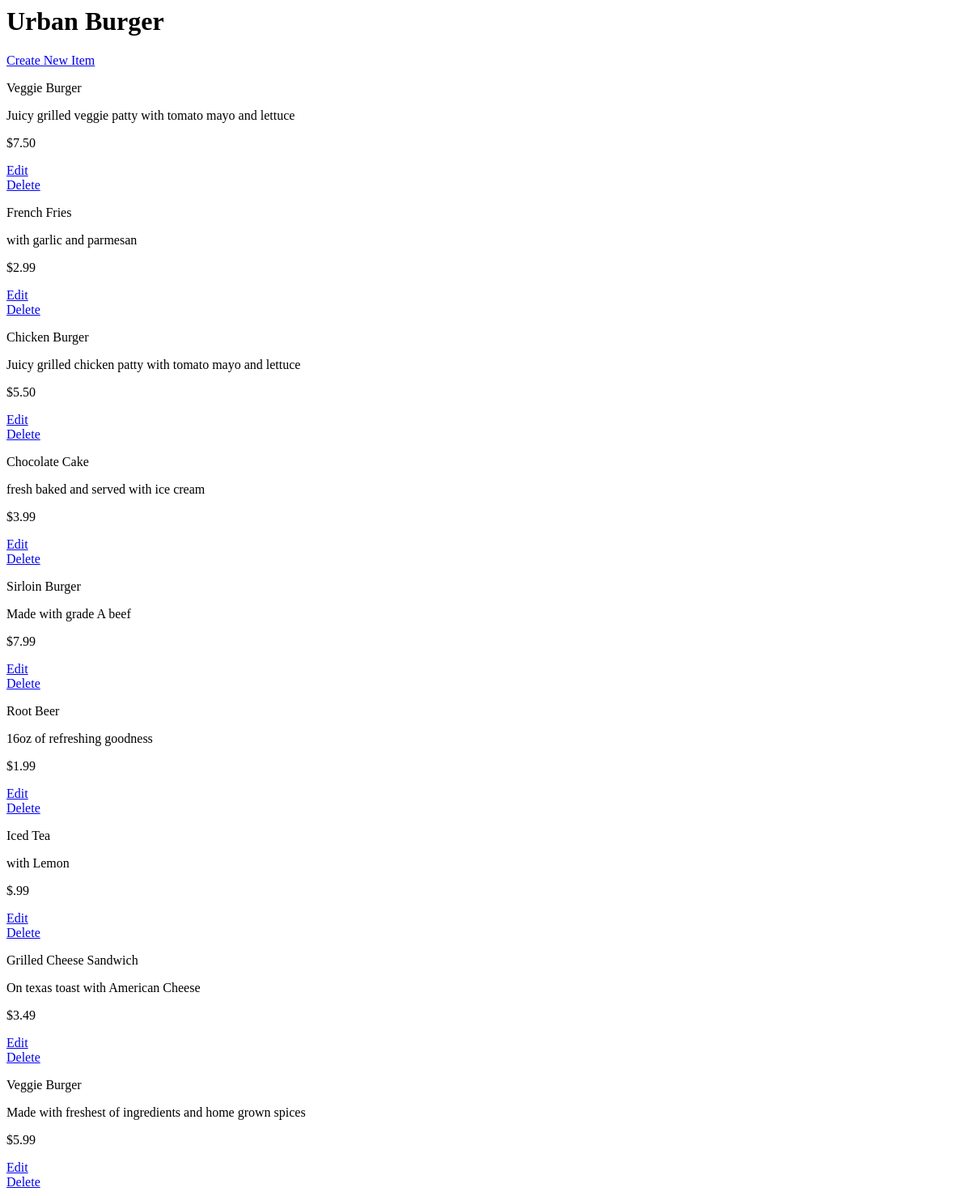
The page /restaurants/1/ on the database as committed earlier.
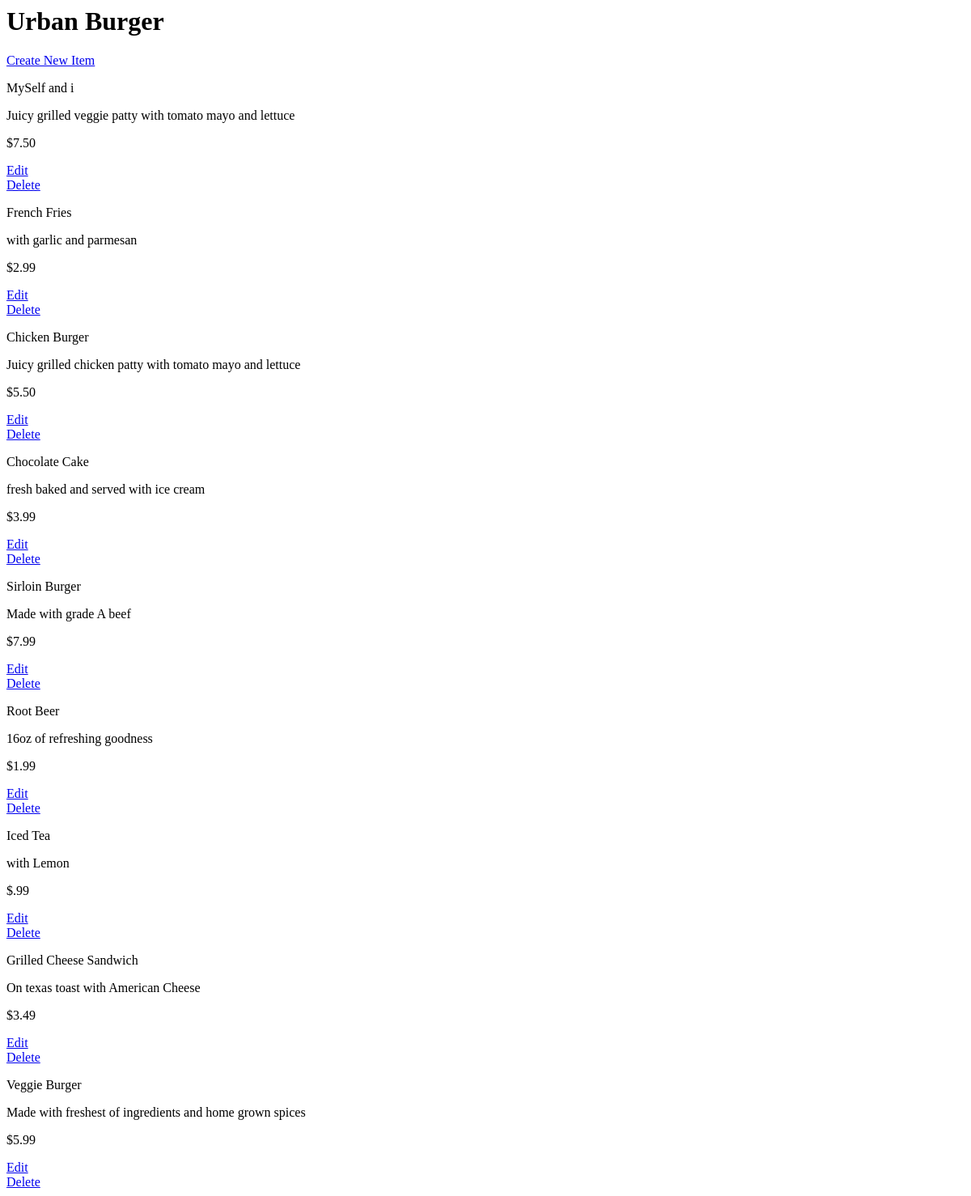
The same page on the database as committed later.
### database_setup.py (models this page shows)
class Restaurant(Base):
    __tablename__ = 'restaurant'
    id = Column(Integer, primary_key=True)
    name = Column(String(250), nullable=False)

class MenuItem(Base):
    __tablename__ = 'menu_item'
    name = Column(String(80), nullable=False)
    id = Column(Integer, primary_key=True)
    description = Column(String(250))
    price = Column(String(8))
    course = Column(String(250))
    restaurant_id = Column(Integer, ForeignKey('restaurant.id'))
    restaurant = relationship(Restaurant)

### flaskapp.py (the view)
@app.route('/')
@app.route('/restaurants/<int:restaurant_id>/')
def restaurantMenu(restaurant_id):
	restaurant = session.query(Restaurant).filter_by(id = restaurant_id).one()
	items = session.query(MenuItem).filter_by(restaurant_id = restaurant.id)
	return render_template('menu.html',restaurant= restaurant , items = items)

### templates/menu.html
<html>
	<body>
		<h1>{{ restaurant.name}}</h1>
		<a href="{{url_for('newMenuItem' , restaurant_id = restaurant.id )}}">Create New Item</a>
		{% for item in items %}
		<div>
		<p>{{item.name}}</p>
		<p>{{item.description}}</p>
		<p> {{item.price}} </p>
		<a href="{{url_for('editMenuItem', restaurant_id = restaurant.id , menu_id = item.id)}}">Edit</a><br>
		<a href="{{url_for('deleteMenuItem', restaurant_id = restaurant.id , menu_id = item.id)}}">Delete</a>
		</div>
		{% endfor %}
	</body>
</html>

Rows that differ between the two databases and show on the page:
changed MenuItem "Juicy grilled veggie patty with tomato mayo and lettuce": name "Veggie Burger" → "MySelf and i"
